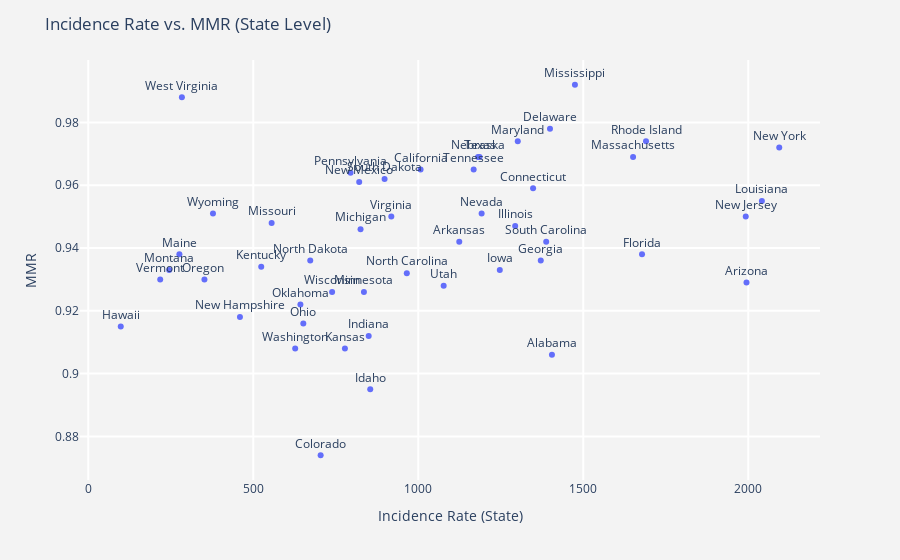

Notebook code cell kept with this figure:
### Code cell
x_field_name = "Incident_Rate"
df = state_df
fig1 = px.scatter(df, x=x_field_name, y="VR", text="State")
fig1.update_traces(textposition='top center')
fig1.update_layout(
        title= 'Incidence Rate vs. MMR (State Level)',
        xaxis=dict(
            title='Incidence Rate (State)',
            gridcolor='white',
            gridwidth=2,
        ),
        yaxis=dict(
            title='MMR',
            gridcolor='white',
            gridwidth=2,
        ),
        paper_bgcolor='rgb(243, 243, 243)',
        plot_bgcolor='rgb(243, 243, 243)',
    )
fig1.show()

### Figure 1 — Plotly figure (JSON) as saved in the notebook; plotly's stock layout.template omitted (floating-point values rounded to 4 significant figures)
{"data": [{"hoverlabel": {"namelength": 0}, "hovertemplate": "Incident_Rate=%{x}<br>VR=%{y}<br>State=%{text}", "legendgroup": "", "marker": {"color": "#636efa", "symbol": "circle"}, "mode": "markers+text", "name": "", "showlegend": false, "text": ["Alabama", "Alaska", "Arizona", "Arkansas", "California", "Colorado", "Connecticut", "Delaware", "District of Columbia", "Florida", "Georgia", "Hawaii", "Idaho", "Illinois", "Indiana", "Iowa", "Kansas", "Kentucky", "Louisiana", "Maine", "Maryland", "Massachusetts", "Michigan", "Minnesota", "Mississippi", "Missouri", "Montana", "Nebraska", "Nevada", "New Hampshire", "New Jersey", "New Mexico", "New York", "North Carolina", "North Dakota", "Ohio", "Oklahoma", "Oregon ", "Pennsylvania", "Rhode Island", "South Carolina", "South Dakota", "Tennessee", "Texas", "Utah", "Vermont", "Virginia", "Washington", "West Virginia", "Wisconsin", "Wyoming"], "textposition": "top center", "type": "scatter", "x": [1405.0, 266.6, 1995.0, 1124.0, 1007.0, 704.1, 1348.0, 1399.0, 1607.0, 1678.0, 1371.0, 98.38, 854.4, 1294.0, 849.7, 1247.0, 777.7, 524.1, 2041.0, 276.1, 1302.0, 1651.0, 825.0, 835.3, 1475.0, 555.6, 245.1, 1181.0, 1192.0, 459.6, 1992.0, 821.0, 2094.0, 965.2, 672.6, 651.6, 642.8, 352.0, 794.7, 1690.0, 1388.0, 897.9, 1168.0, 1186.0, 1077.0, 218.0, 918.2, 627.0, 283.7, 738.8, 377.9], "xaxis": "x", "y": [0.906, null, 0.929, 0.942, 0.965, 0.874, 0.959, 0.978, null, 0.938, 0.936, 0.915, 0.895, 0.947, 0.912, 0.933, 0.908, 0.934, 0.955, 0.938, 0.974, 0.969, 0.946, 0.926, 0.992, 0.948, 0.933, 0.969, 0.951, 0.918, 0.95, 0.961, 0.972, 0.932, 0.936, 0.916, 0.922, 0.93, 0.964, 0.974, 0.942, 0.962, 0.965, 0.969, 0.928, 0.93, 0.95, 0.908, 0.988, 0.926, 0.951], "yaxis": "y"}], "layout": {"legend": {"tracegroupgap": 0}, "margin": {"t": 60}, "paper_bgcolor": "rgb(243, 243, 243)", "plot_bgcolor": "rgb(243, 243, 243)", "title": {"text": "Incidence Rate vs. MMR (State Level)"}, "xaxis": {"anchor": "y", "domain": [0, 1], "gridcolor": "white", "gridwidth": 2, "title": {"text": "Incidence Rate (State)"}}, "yaxis": {"anchor": "x", "domain": [0, 1], "gridcolor": "white", "gridwidth": 2, "title": {"text": "MMR"}}}}
